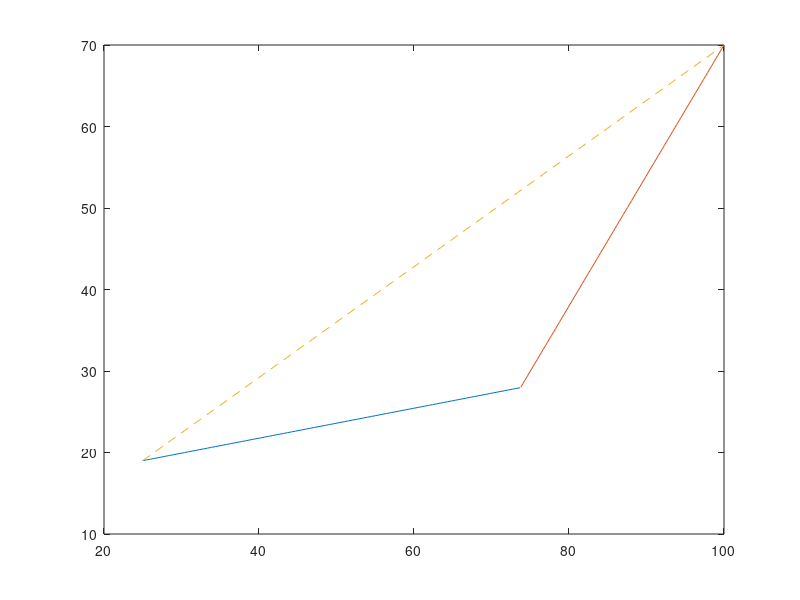

The MATLAB source for this figure:
    %% Create an isosceles triangle
    % Suppose we know the coordinates of points A(x1,y1) and B(x2,y2) of a triangle's
    % base, and the height of the triangle.
    % We will find the coordinates of the third point of the triangle, K(x3,y3).
    
    clear all;clc;
    
    y2=100;
    x2=70;
    y1=25;
    x1=19;
    height=20;
    
    step=0.5;
    theta = atan2(x2-x1, y2-y1);
    r = sqrt( (x1-x2)^2 + (y1-y2)^2);        % the length of side AB
    line = 0:step: r;
    line_y=(y1 + line*cos(theta))';
    line_x=(x1 + line*sin(theta))';
    side_AB=[line_x line_y];                 % some coordinates of side AB
    
    % The coordinates of side's AB center
    xc=(x1+x2)/2;
    yc=(y1+y2)/2;
    
    %The coordinates of the third point of the triangle, K
    y3=yc + sqrt((height^2)/(1+(((y1-yc)^2)/((x1-xc)^2))));
    x3=xc-(yc-y1)*(y3-yc)/(xc-x1);
    
    theta_k=atan2(x3-x1,y3-y1);
    r_1 = sqrt( (y1 - y3)^2 + (x1 - x3)^2);  % the length of side AK
    line_1 = 0:step:r_1;
    line_xk=(x1 + line_1*sin(theta_k))';
    line_yk=(y1 + line_1*cos(theta_k))';
    line_k=[line_xk line_yk];                % some coordinates of side AK

    theta_k2=atan2(x3-x2,y3-y2);
    r_2 = sqrt( (y2 - y3)^2 + (x2 - x3)^2);  % the length of side BK
    line_2 = 0:step:r_2;
    line_xk2=(x2 + line_2*sin(theta_k2))';
    line_yk2=(y2 + line_2*cos(theta_k2))';
    line_k2=[line_xk2 line_yk2];             % some coordinates of side BK
    
    % Let's plot all the sides of the triangle, together.
    plot(line_yk,line_xk);hold on;          % side BK
    plot(line_yk2,line_xk2);hold on;         % side AK
    plot(line_y,line_x,'--');                % side AB   
    
    message = sprintf('Difference of AC and BC : %d', r_1-r_2);
    disp(message);